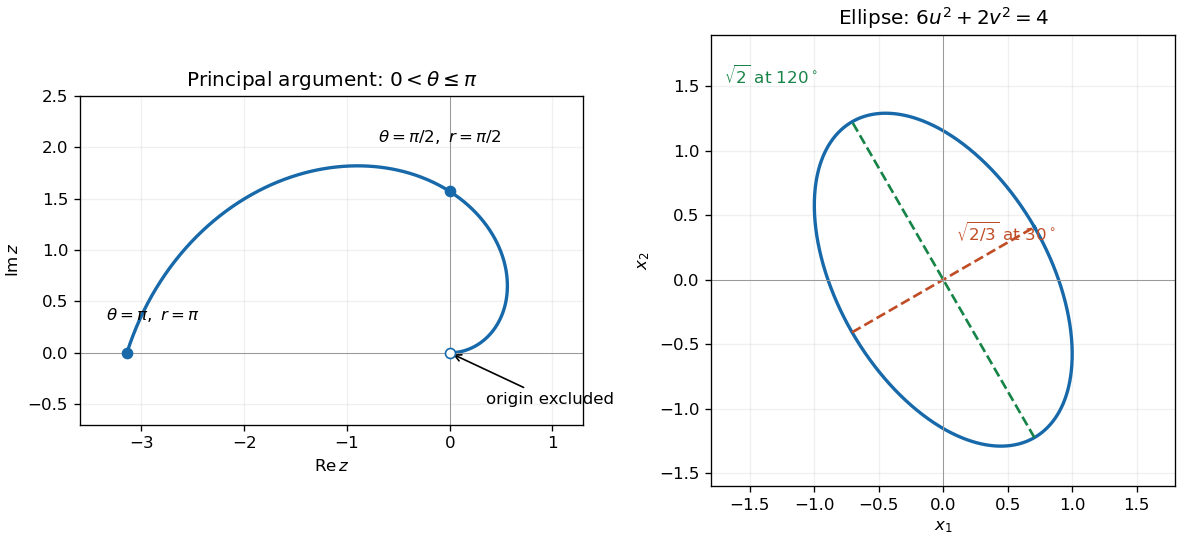

Generate this figure with Python:
"""Original geometry diagrams. Write the matching PNG to the working directory."""
from pathlib import Path
import matplotlib
matplotlib.use('Agg')
import matplotlib.pyplot as plt
import numpy as np

fig, axes = plt.subplots(1, 2, figsize=(10, 4.5), layout='constrained')
ax = axes[0]
t = np.linspace(0, np.pi, 700)
ax.plot(t*np.cos(t), t*np.sin(t), color='#1769aa', lw=2)
ax.scatter([0], [0], facecolor='white', edgecolor='#1769aa', zorder=4)
ax.scatter([-np.pi, 0], [0, np.pi/2], color='#1769aa', zorder=4)
ax.annotate(r'$\theta=\pi,\ r=\pi$', (-np.pi, 0), xytext=(-3.35, .32))
ax.annotate(r'$\theta=\pi/2,\ r=\pi/2$', (0, np.pi/2), xytext=(-.7, 2.05))
ax.annotate('origin excluded', (0, 0), xytext=(.35, -.5), arrowprops={'arrowstyle':'->'})
ax.set(xlim=(-3.6, 1.3), ylim=(-.7, 2.5), title=r'Principal argument: $0<\theta\leq\pi$', xlabel=r'$\mathrm{Re}\,z$', ylabel=r'$\mathrm{Im}\,z$')
ax = axes[1]
t = np.linspace(0, 2*np.pi, 700)
e6 = np.array([np.sqrt(3), 1])/2
e2 = np.array([-1, np.sqrt(3)])/2
p = np.sqrt(2/3)*e6[:, None]*np.cos(t) + np.sqrt(2)*e2[:, None]*np.sin(t)
ax.plot(*p, lw=2, color='#1769aa')
for e, r, label, color in [(e6, np.sqrt(2/3), r'$\sqrt{2/3}$ at $30^\circ$', '#c04d25'), (e2, np.sqrt(2), r'$\sqrt{2}$ at $120^\circ$', '#168347')]:
    ax.plot(*np.column_stack((-r*e, r*e)), '--', color=color, lw=1.6)
    ax.annotate(label, r*e, xytext=(.1 if e[0]>0 else -1.7, .3 if e[0]>0 else 1.52), color=color)
ax.set(xlim=(-1.8, 1.8), ylim=(-1.6, 1.9), title=r'Ellipse: $6u^2+2v^2=4$', xlabel=r'$x_1$', ylabel=r'$x_2$')
for ax in axes:
    ax.axhline(0, color='.6', lw=.6)
    ax.axvline(0, color='.6', lw=.6)
    ax.set_aspect('equal')
    ax.grid(alpha=.18)
fig.savefig(Path(__file__).with_suffix('.png').name, dpi=120, facecolor='white')
plt.close(fig)
